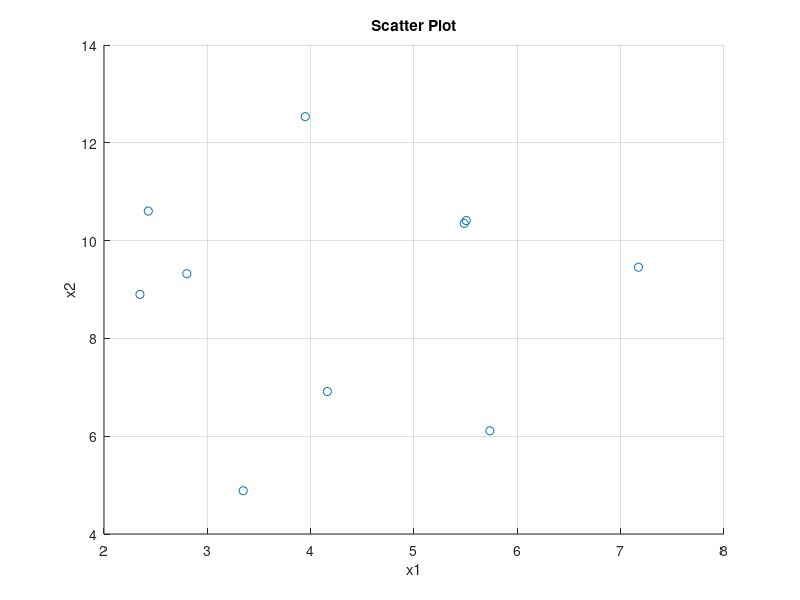

The MATLAB source for this figure: (Note: this script raises an error after producing the figure.)
% Homework 5 - Question 1

disp('1a)')
mu = [4 ;10];
W = [1; 1];
sigma_sq = 4;
zi = 0;
M = 10;
X = mvnrnd(W*zi+mu, sigma_sq*eye(2), M);
figure(1);
scatter(X(:,1), X(:,2));
xlabel('x1');
ylabel('x2');
title('Scatter Plot');
grid on
snapnow;

disp('1b)')
N = 50;
z = normrnd(0, 1, [N,1]);
X = [];
for i=1:N
    mu = [4 ;10];
    W = [1; 1];
    sigma_sq = 4;
    zi = z(i);
    M = 10;
    X = [X; mvnrnd(W*zi+mu, sigma_sq*eye(2), M)];
end
figure(2);
scatter(X(:,1), X(:,2));
grid on
xlabel('x1');
ylabel('x2');
title('Scatter Plot');


disp('1c)')
X_new= X - mean(X);
n = size(X_new,1);
S = 1/n * (X_new' * X_new);
[V, ~] = eigs(S, 1);
hold on
tx = [min(X(:,1)) max(X(:,2))];
ty = V(2)*tx/V(1);
plot(tx, ty);
grid on

disp('1d)')
n = size(X,1);
S = 1/n * (X' * X);
[V, ~] = eigs(S, 1);
tx = [min(X(:,1)) max(X(:,2))];
ty = V(2)*tx/V(1);
plot(tx, ty, '--m');

legend('data : 1-b', 'recentered : 1-c', 'not re-centered : 1-d')
snapnow;
disp(" The variance is not captured properly if data is not re-centered.")

disp('1e)')
mu = [4 ;10];
W = [1; 1];
sigma_sq = 4;
N = 500;
X = zeros(N,2);
for i=1:N
    zi = normrnd(0, 1);
    X(i,:)=mvnrnd(W*zi+mu, sigma_sq*eye(2));
end
figure(5);
scatter(X(:,1), X(:,2));
grid on
xlabel('x1');
ylabel('x2');
title('Scatter Plot');
snapnow;
disp("In PPCA, we generate zi and then generate Xi - repeat this 500 times. This is different from 1d, where");
disp("zi is randomly generated 50 times and then used to generate Xi. Here zi's are randomly picked 500 times.");